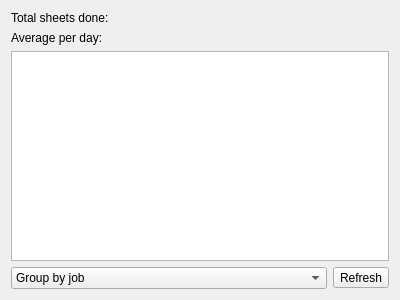
<?xml version="1.0" encoding="UTF-8"?>
<ui version="4.0">
 <class>HistoryWidget</class>
 <widget class="QWidget" name="HistoryWidget">
  <property name="geometry">
   <rect>
    <x>0</x>
    <y>0</y>
    <width>400</width>
    <height>300</height>
   </rect>
  </property>
  <layout class="QGridLayout" name="gridLayout">
   <item row="0" column="0" colspan="2">
    <layout class="QFormLayout" name="formLayout">
     <item row="0" column="0">
      <widget class="QLabel" name="doneLabel">
       <property name="text">
        <string>Total sheets done:</string>
       </property>
      </widget>
     </item>
     <item row="0" column="1">
      <widget class="QLabel" name="doneCount">
       <property name="text">
        <string/>
       </property>
      </widget>
     </item>
     <item row="1" column="0">
      <widget class="QLabel" name="avgLabel">
       <property name="text">
        <string>Average per day:</string>
       </property>
      </widget>
     </item>
     <item row="1" column="1">
      <widget class="QLabel" name="avgCount">
       <property name="text">
        <string/>
       </property>
      </widget>
     </item>
    </layout>
   </item>
   <item row="2" column="0">
    <widget class="QComboBox" name="comboBox">
     <item>
      <property name="text">
       <string>Group by job</string>
      </property>
     </item>
     <item>
      <property name="text">
       <string>Group by day</string>
      </property>
     </item>
    </widget>
   </item>
   <item row="2" column="1">
    <widget class="QToolButton" name="refreshButton">
     <property name="text">
      <string>Refresh</string>
     </property>
     <property name="icon">
      <iconset theme="view-refresh"/>
     </property>
    </widget>
   </item>
   <item row="1" column="0" colspan="2">
    <widget class="QTreeView" name="treeView">
     <property name="editTriggers">
      <set>QAbstractItemView::NoEditTriggers</set>
     </property>
     <property name="selectionMode">
      <enum>QAbstractItemView::NoSelection</enum>
     </property>
    </widget>
   </item>
  </layout>
 </widget>
 <tabstops>
  <tabstop>treeView</tabstop>
  <tabstop>comboBox</tabstop>
  <tabstop>refreshButton</tabstop>
 </tabstops>
 <resources/>
 <connections>
  <connection>
   <sender>refreshButton</sender>
   <signal>clicked()</signal>
   <receiver>HistoryWidget</receiver>
   <slot>refreshClicked()</slot>
   <hints>
    <hint type="sourcelabel">
     <x>384</x>
     <y>273</y>
    </hint>
    <hint type="destinationlabel">
     <x>409</x>
     <y>540</y>
    </hint>
   </hints>
  </connection>
 </connections>
 <slots>
  <slot>refreshClicked()</slot>
 </slots>
</ui>
